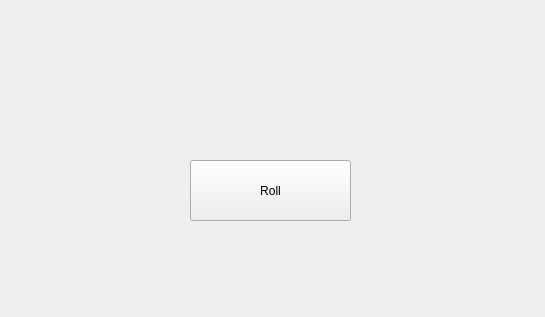
<?xml version="1.0" encoding="UTF-8"?>
<ui version="4.0">
 <class>WidgetWindow</class>
 <widget class="QWidget" name="WidgetWindow">
  <property name="geometry">
   <rect>
    <x>0</x>
    <y>0</y>
    <width>545</width>
    <height>317</height>
   </rect>
  </property>
  <property name="windowTitle">
   <string>Yahtzee</string>
  </property>
  <widget class="QPushButton" name="DieButton_0">
   <property name="geometry">
    <rect>
     <x>20</x>
     <y>40</y>
     <width>100</width>
     <height>100</height>
    </rect>
   </property>
   <property name="styleSheet">
    <string notr="true">border: none</string>
   </property>
   <property name="text">
    <string/>
   </property>
   <property name="icon">
    <iconset>
     <normaloff>../../VSC/CPP/Dice/resources/dice0.png</normaloff>../../VSC/CPP/Dice/resources/dice0.png</iconset>
   </property>
   <property name="iconSize">
    <size>
     <width>100</width>
     <height>100</height>
    </size>
   </property>
  </widget>
  <widget class="QPushButton" name="DieButton_1">
   <property name="geometry">
    <rect>
     <x>120</x>
     <y>40</y>
     <width>100</width>
     <height>100</height>
    </rect>
   </property>
   <property name="styleSheet">
    <string notr="true">border: none</string>
   </property>
   <property name="text">
    <string/>
   </property>
   <property name="icon">
    <iconset>
     <normaloff>../../VSC/CPP/Dice/resources/dice0.png</normaloff>../../VSC/CPP/Dice/resources/dice0.png</iconset>
   </property>
   <property name="iconSize">
    <size>
     <width>100</width>
     <height>100</height>
    </size>
   </property>
  </widget>
  <widget class="QPushButton" name="DieButton_2">
   <property name="geometry">
    <rect>
     <x>220</x>
     <y>40</y>
     <width>100</width>
     <height>100</height>
    </rect>
   </property>
   <property name="styleSheet">
    <string notr="true">border: none</string>
   </property>
   <property name="text">
    <string/>
   </property>
   <property name="icon">
    <iconset>
     <normaloff>../../VSC/CPP/Dice/resources/dice0.png</normaloff>../../VSC/CPP/Dice/resources/dice0.png</iconset>
   </property>
   <property name="iconSize">
    <size>
     <width>100</width>
     <height>100</height>
    </size>
   </property>
  </widget>
  <widget class="QPushButton" name="DieButton_3">
   <property name="geometry">
    <rect>
     <x>320</x>
     <y>40</y>
     <width>100</width>
     <height>100</height>
    </rect>
   </property>
   <property name="styleSheet">
    <string notr="true">border: none</string>
   </property>
   <property name="text">
    <string/>
   </property>
   <property name="icon">
    <iconset>
     <normaloff>../../VSC/CPP/Dice/resources/dice0.png</normaloff>../../VSC/CPP/Dice/resources/dice0.png</iconset>
   </property>
   <property name="iconSize">
    <size>
     <width>100</width>
     <height>100</height>
    </size>
   </property>
  </widget>
  <widget class="QPushButton" name="DieButton_4">
   <property name="geometry">
    <rect>
     <x>420</x>
     <y>40</y>
     <width>100</width>
     <height>100</height>
    </rect>
   </property>
   <property name="styleSheet">
    <string notr="true">border: none</string>
   </property>
   <property name="text">
    <string/>
   </property>
   <property name="icon">
    <iconset>
     <normaloff>../../VSC/CPP/Dice/resources/dice0.png</normaloff>../../VSC/CPP/Dice/resources/dice0.png</iconset>
   </property>
   <property name="iconSize">
    <size>
     <width>100</width>
     <height>100</height>
    </size>
   </property>
  </widget>
  <widget class="QPushButton" name="rollButton">
   <property name="geometry">
    <rect>
     <x>190</x>
     <y>160</y>
     <width>161</width>
     <height>61</height>
    </rect>
   </property>
   <property name="text">
    <string>Roll</string>
   </property>
  </widget>
 </widget>
 <resources/>
 <connections/>
</ui>
